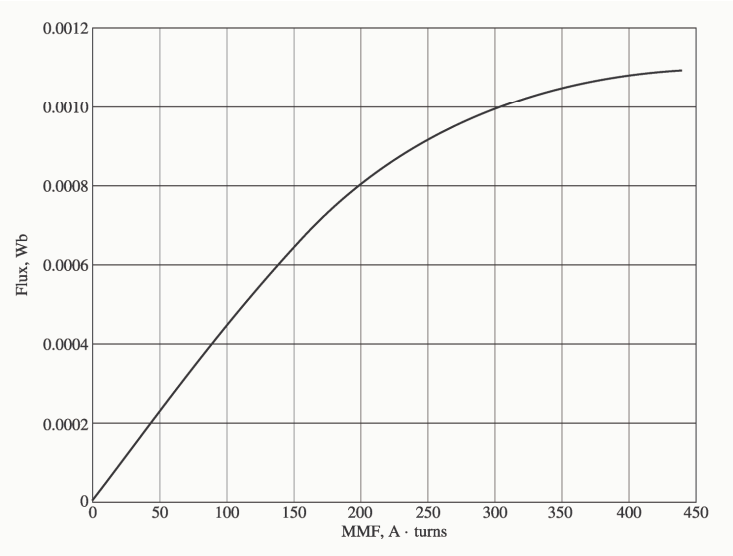
%> input picture temporary.png, 733 x 556 px
$ octave GraphReader.m   (GNU Octave 9; MATLAB toolbox functions it lacks are replaced by stand-ins)
%> lines starting %> are read from the running program, lines starting %| are printed output that depends on the picture; in (x1, y1, x2, y2) boxes, pixels count from 0 and x2, y2 are one past the last pixel; in counts of white or black regions, pixels touching at a corner belong together; the program's own positions count from 1
%%
clc;    % Clear the command window.
close all;  % Close all figures (except those of imtool.)
imtool close all;  % Close all imtool figures if you have the Image Processing Toolbox.
clear;  % Erase all existing variables. Or clearvars if you want.
workspace;  % Make sure the workspace panel is showing.
format long g;
format compact;
fontSize = 36;
% Check that user has the Image Processing Toolbox installed.
hasIPT = license('test', 'image_toolbox');
if ~hasIPT
  % User does not have the toolbox installed.
  message = sprintf('Sorry, but you do not seem to have the Image Processing Toolbox.\nDo you want to try to continue anyway?');
  reply = questdlg(message, 'Toolbox missing', 'Yes', 'No', 'Yes');
%> the answer given: Yes
  if strcmpi(reply, 'No')
    % User said No, so exit.
    return;
  end
end
%===============================================================================
% Read in a standard MATLAB color demo image.
folder = 'E:\MATLAB CODES\CODES';
baseFileName = 'temporary.png';
% Get the full filename, with path prepended.
fullFileName = fullfile(folder, baseFileName);
if ~exist(fullFileName, 'file')
  % Didn't find it there.  Check the search path for it.
  fullFileName = baseFileName; % No path this time.
  if ~exist(fullFileName, 'file')
    % Still didn't find it.  Alert user.
    errorMessage = sprintf('Error: %s does not exist.', fullFileName);
    uiwait(warndlg(errorMessage));
    return;
  end
end
rgbImage = imread(fullFileName);
%> rgbImage is the input picture: size 556x733x3 uint8; mean R, G, B 245.2, 245.1, 243.2
% Get the dimensions of the image.  numberOfColorBands should be = 3.
[rows, columns, numberOfColorBands] = size(rgbImage);
%> rows = 556; columns = 733; numberOfColorBands = 3
% Display the original color image.
subplot(2, 2, 1);
imshow(rgbImage);
axis on;
title('Original Color Image', 'FontSize', fontSize);
% Enlarge figure to full screen.
set(gcf, 'Units', 'Normalized', 'Outerposition', [0, 0, 1, 1]);
% Extract the individual red, green, and blue color channels.
% redChannel = rgbImage(:, :, 1);
greenChannel = rgbImage(:, :, 2);
% blueChannel = rgbImage(:, :, 3);
% Get the binaryImage
binaryImage = greenChannel < 200;
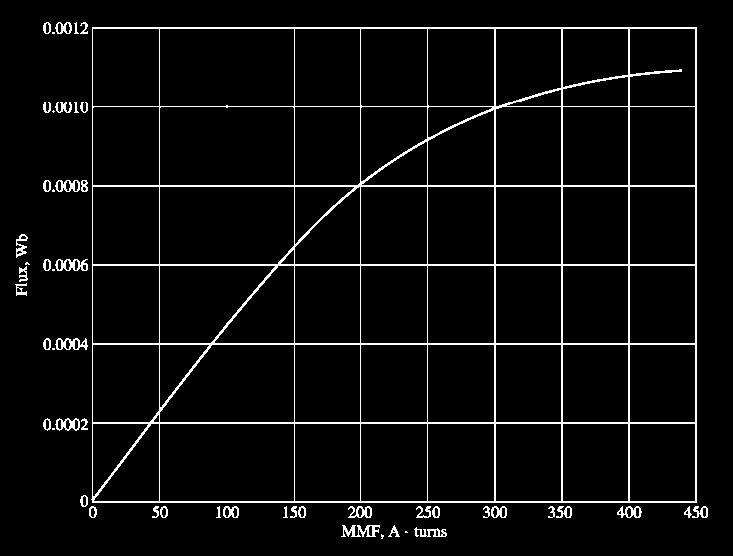
%> binaryImage: size 556x733 logical; 4.8% white in thin lines or dots, all inside (x1, y1, x2, y2) = (15, 22, 708, 539)
% Display the original color image.
subplot(2, 2, 2);
imshow(binaryImage);
axis on;
title('Binary Image', 'FontSize', fontSize);
% Find the baseline
verticalProfile  = sum(binaryImage, 2);
%> verticalProfile = 556 values, max 636 at index 265, min 0 at index 1, mean 35.07
lastLine = find(verticalProfile, 1, 'last');
%> lastLine = 539
% Scan across columns finding where the top of the hump is
for col = 1 : columns
  yy = lastLine - find(binaryImage(:, col), 1, 'first');
  if isempty(yy)
    y(col) = 0;
  else
    y(col) = yy;
  end
end
%> this loop made 733 passes
%> yy on passes 16 to 18: 254, 299, 299
%> after the loop, y = 733 values, max 516 at index 47, min 0 at index 1, mean 458.6
subplot(2, 2, 3);
plot(1 : columns, y, 'b-', 'LineWidth', 3);
grid on;
title('Y vs. X', 'FontSize', fontSize);
ylabel('Y', 'FontSize', fontSize);
xlabel('X', 'FontSize', fontSize);
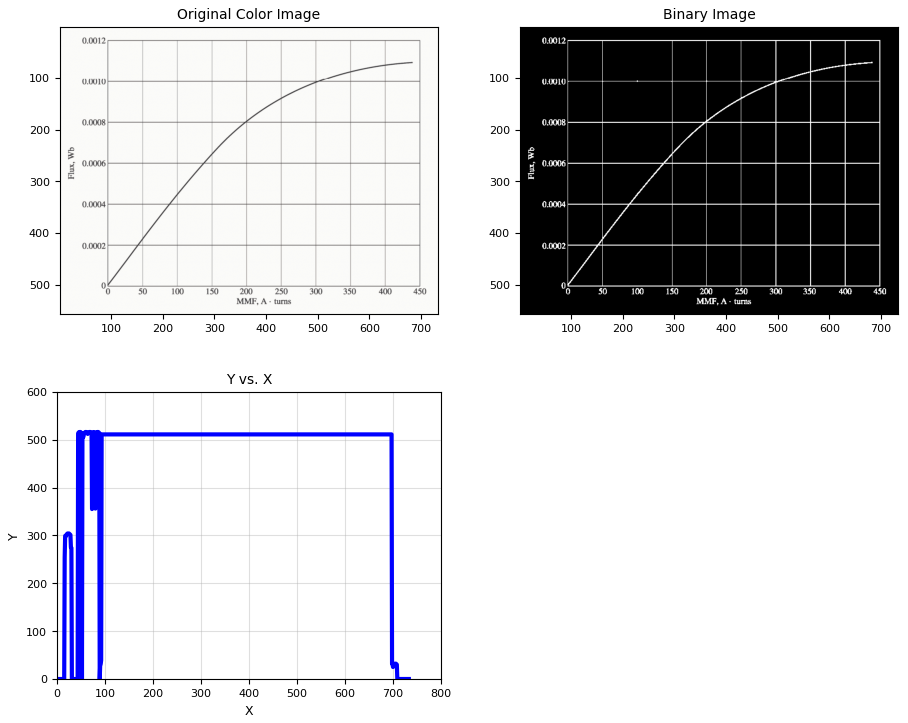
%> figure redrawn from the program's plot data, 3 panels


%%

clc;    % Clear the command window.
close all;  % Close all figures (except those of imtool.)
clear;  % Erase all existing variables. Or clearvars if you want.
workspace;  % Make sure the workspace panel is showing.
format long g;
format compact;
fontSize = 22;
%--------------------------------------------------------------------------------------------------------
%    READ IN IMAGE
folder = 'E:\MATLAB CODES\CODES';
baseFileName = 'temporary.png';
% Get the full filename, with path prepended.
fullFileName = fullfile(folder, baseFileName);
% Check if file exists.
if ~exist(fullFileName, 'file')
	% The file doesn't exist -- didn't find it there in that folder.
	% Check the entire search path (other folders) for the file by stripping off the folder.
	fullFileNameOnSearchPath = baseFileName; % No path this time.
	if ~exist(fullFileNameOnSearchPath, 'file')
		% Still didn't find it.  Alert user.
		errorMessage = sprintf('Error: %s does not exist in the search path folders.', fullFileName);
		uiwait(warndlg(errorMessage));
		return;
	end
end
grayImage = imread(fullFileName);
% Get the dimensions of the image.
% numberOfColorChannels should be = 1 for a gray scale image, and 3 for an RGB color image.
[rows, columns, numberOfColorChannels] = size(grayImage)
%> numberOfColorChannels = 3
if numberOfColorChannels > 1
	% It's not really gray scale like we expected - it's color.
	% Use weighted sum of ALL channels to create a gray scale image.
	grayImage = rgb2gray(grayImage);
	% ALTERNATE METHOD: Convert it to gray scale by taking only the green channel,
	% which in a typical snapshot will be the least noisy channel.
	% grayImage = grayImage(:, :, 2); % Take green channel.
end
% Display the image.
subplot(2, 2, 1);
imshow(grayImage);
axis('on', 'image');
title('Original Grayscale Image', 'FontSize', fontSize, 'Interpreter', 'None');
impixelinfo;
hFig = gcf;
hFig.WindowState = 'maximized'; % May not work in earlier versions of MATLAB.
drawnow;
%--------------------------------------------------------------------------------------------------------
% Get a mask that is the entire image.
% mask = true(size(grayImage));
% Alternative : get a mask that is the thresholded part of the image.
threshold = 195;
binaryImage = grayImage ~= threshold;
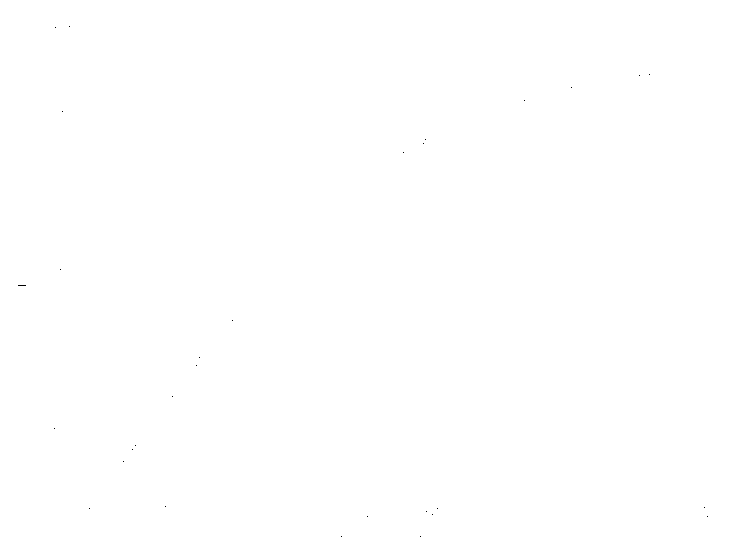
%> binaryImage: size 556x733 logical; 100% white; black in thin lines or dots, all inside (x1, y1, x2, y2) = (18, 26, 708, 537)
subplot(2, 2, 2);
imshow(binaryImage, []);
axis('on', 'image');
title('Mask Image', 'FontSize', fontSize, 'Interpreter', 'None');
impixelinfo;
% Find the top boundary
yTop = zeros(1, columns);
for col = 1 : columns
	top = find(binaryImage(:, col), 1, 'first');
	if ~isempty(top)
		yTop(col) = top;
	end
end
%> after the loop, yTop = 733 values from 1 to 1
subplot(2, 2, 3);
x = 1 : columns;
%> x = 733 values from 1 to 733
plot(x, yTop, 'b-', 'LineWidth', 3);
grid on;
title('Y vs. X', 'FontSize', fontSize);
xlabel('Xtop', 'FontSize', fontSize);
ylabel('Ytop', 'FontSize', fontSize);
% Plot the borders of all the blobs in the overlay above the original grayscale image
% using the coordinates returned by bwboundaries().
% bwboundaries() returns a cell array, where each cell contains the row/column coordinates for an object in the image.
subplot(2, 2, 4);
imshow(grayImage); % Optional : show the original image again.  Or you can leave the binary image showing if you want.
% Here is where we actually get the boundaries for each blob.
boundaries = bwboundaries(binaryImage);
%> boundaries = 31 boundaries; largest, box (x1, y1, x2, y2) and points: (0, 0, 733, 556) 2575, (18, 285, 26, 286) 15, (54, 428, 55, 429) 2, (55, 27, 56, 28) 2, (60, 269, 61, 270) 2
% boundaries is a cell array - one cell for each blob.
% In each cell is an N-by-2 list of coordinates in a (row, column) format.  Note: NOT (x,y).
% Column 1 is rows, or y.    Column 2 is columns, or x.
numberOfBoundaries = size(boundaries, 1); % Count the boundaries so we can use it in our for loop
%> numberOfBoundaries = 31
% Here is where we actually plot the boundaries of each blob in the overlay.
hold on; % Don't let boundaries blow away the displayed image.
for k = 1 : numberOfBoundaries
	thisBoundary = boundaries{k}; % Get boundary for this specific blob.
	x = thisBoundary(:,2); % Column 2 is the columns, which is x.
	y = thisBoundary(:,1); % Column 1 is the rows, which is x.
	plot(x, y, 'r-', 'LineWidth', 3); % Plot boundary in red.
end
%> this loop made 31 passes
%> (thisBoundary, x, y) on passes 3 to 14: ([429 55; 429 55], [55; 55], [429; 429]), ([28 56; 28 56], [56; 56], [28; 28]), ([270 61; 270 61], [61; 61], [270; 270]), ([112 63; 112 63], [63; 63], [112; 112]), ([27 70; 27 70], [70; 70], [27; 27]), ([509 90; 509 90], [90; 90], [509; 509]), ([462 124; 462 124], [124; 124], [462; 462]), ([450 133; 450 133], [133; 133], [450; 450]), ([446 136; 446 136], [136; 136], [446; 446]), ([507 166; 507 166], [166; 166], [507; 507]), ([397 173; 397 173], [173; 173], [397; 397]), ([366 197; 366 197], [197; 197], [366; 366])
%> x on pass 2: [19; 20; 21; 22; 23; 24; 25; 26; 25; 24; 23; 22; 21; 20; 19]
hold off;
title('Binary Image with Full Boundary', 'FontSize', fontSize);
axis('on', 'image'); % Make sure image is not artificially stretched because of screen's aspect ratio.
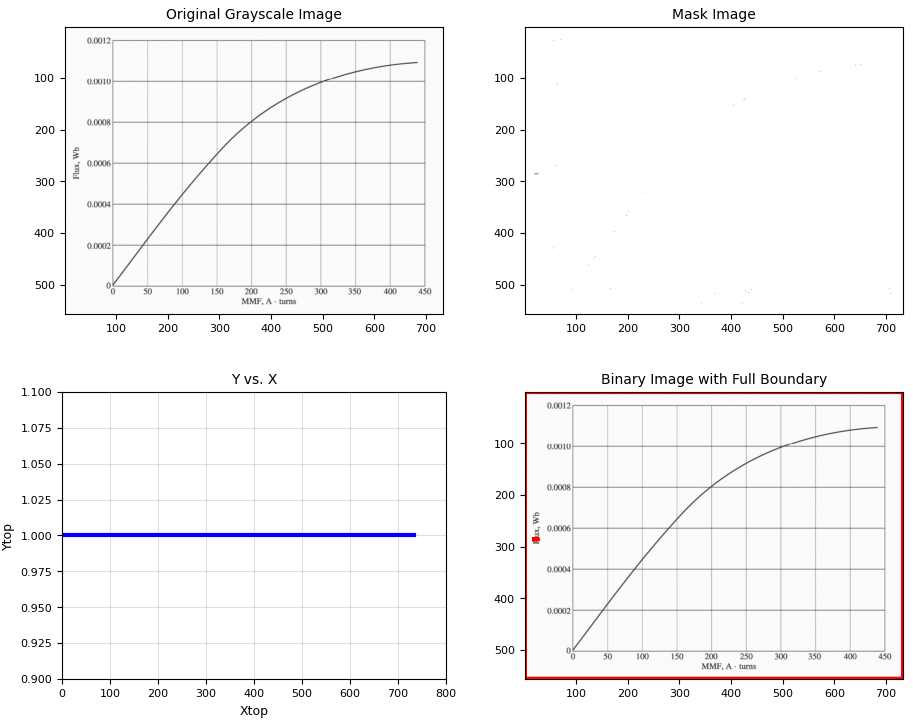
%> figure redrawn from the program's plot data, 4 panels
